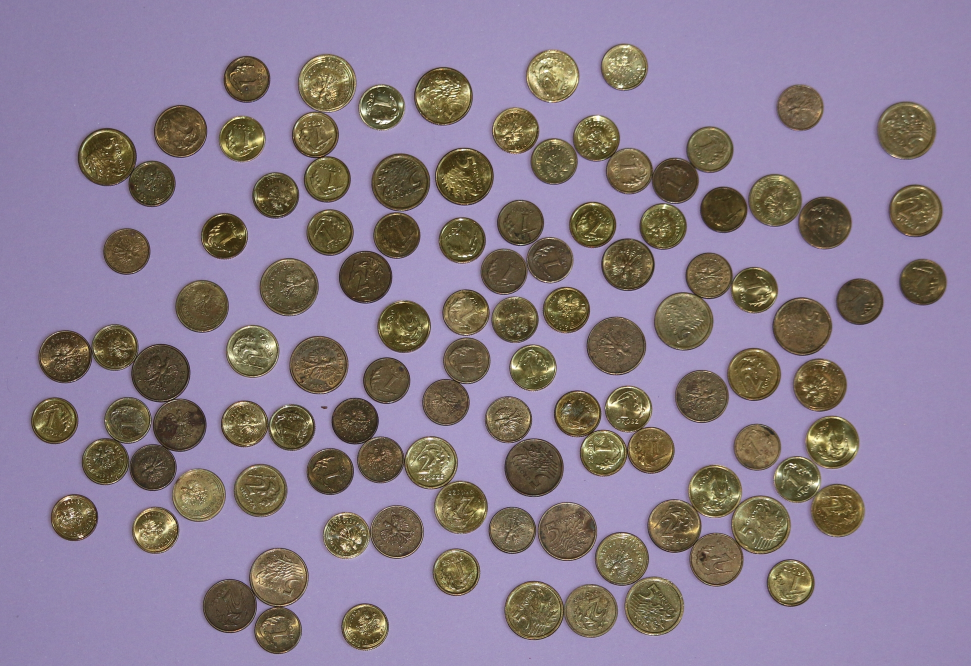
%> input picture Kolos/grosze_04.jpg, 1941 x 1332 px (shown at 1/2 size)
$ octave AiPOC_1_19_caly_3_nie_dziala.m   (GNU Octave 9; MATLAB toolbox functions it lacks are replaced by stand-ins)
%> lines starting %> are read from the running program, lines starting %| are printed output that depends on the picture; in (x1, y1, x2, y2) boxes, pixels count from 0 and x2, y2 are one past the last pixel; in counts of white or black regions, pixels touching at a corner belong together; the program's own positions count from 1
%20:42

close all; clear; clc;

a = imread('grosze_04.jpg');
%> a is the input picture: size 1332x1941x3 uint8; mean R, G, B 138.2, 124.8, 141.7
a_hsv = rgb2hsv(a);
%> a_hsv: size 1332x1941x3 double; mean H, S, V 0.526, 0.287, 0.611
bin = a_hsv(:, :, 1) < 0.4;
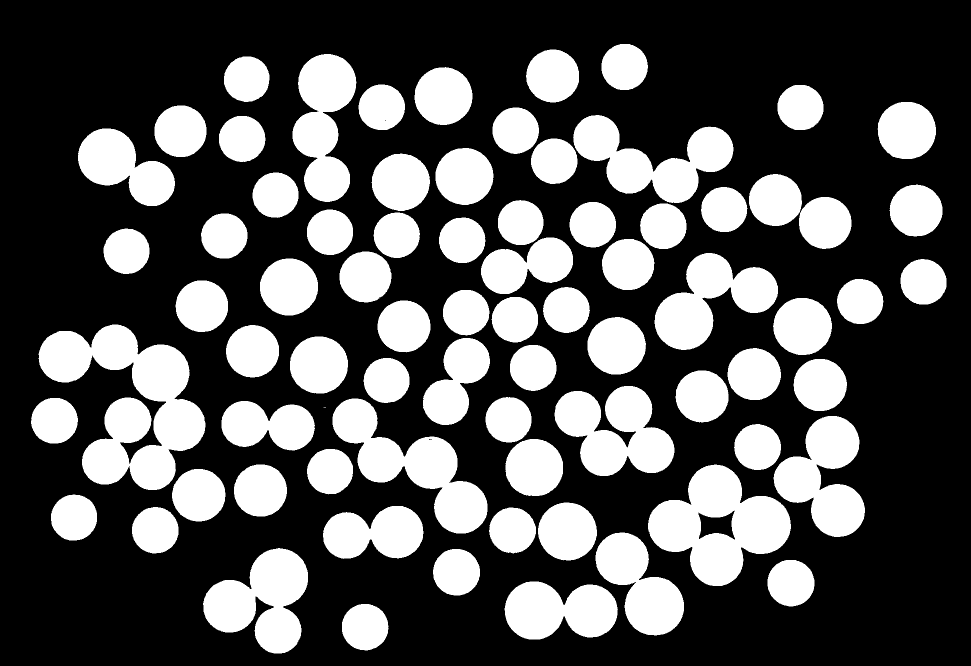
%> bin: size 1332x1941 logical (shown at 1/2 size); 32.8% white; 76 white regions (1 under 20 px), largest, box (x1, y1, x2, y2) and area: (77, 649, 411, 980) 54288, (1296, 929, 1582, 1172) 37632, (665, 797, 975, 1067) 30710
bin = medfilt2(bin, [3 3]);
%> bin: size 1332x1941 logical; 32.8% white; 75 white regions, largest, box (x1, y1, x2, y2) and area: (77, 649, 411, 980) 54300, (1296, 929, 1582, 1172) 37638, (665, 797, 975, 1067) 30724

SE = strel('disk', 15);
temp = imerode(bin, SE);
%> temp: size 1332x1941 logical; 16.8% white; 108 white regions, largest, box (x1, y1, x2, y2) and area: (1264, 1168, 1354, 1256) 6296, (1477, 1006, 1568, 1094) 6281, (1024, 1177, 1120, 1265) 6255
dist = bwdist(temp);
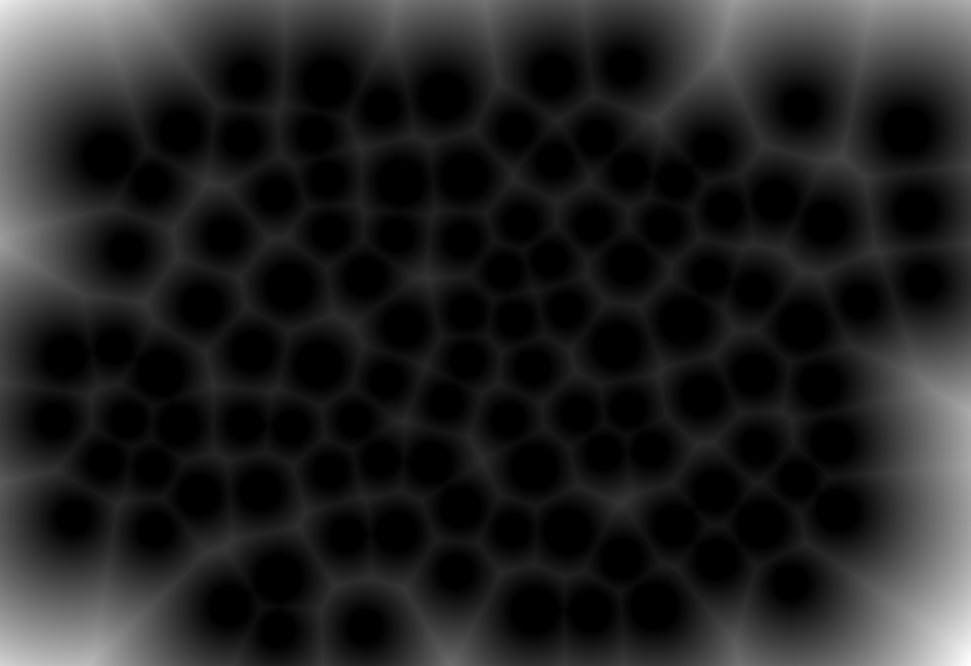
%> dist: size 1332x1941 single (shown at 1/2 size); min 0, max 362.3, mean 48.9; drawn with min black and max white
bin = bin & watershed(dist) > 0;
%> bin: size 1332x1941 logical; 32.8% white; 108 white regions, largest, box (x1, y1, x2, y2) and area: (1249, 1154, 1368, 1271) 10975, (1463, 992, 1582, 1108) 10880, (1009, 1163, 1128, 1279) 10864

[aseq, N] = bwlabel(bin);
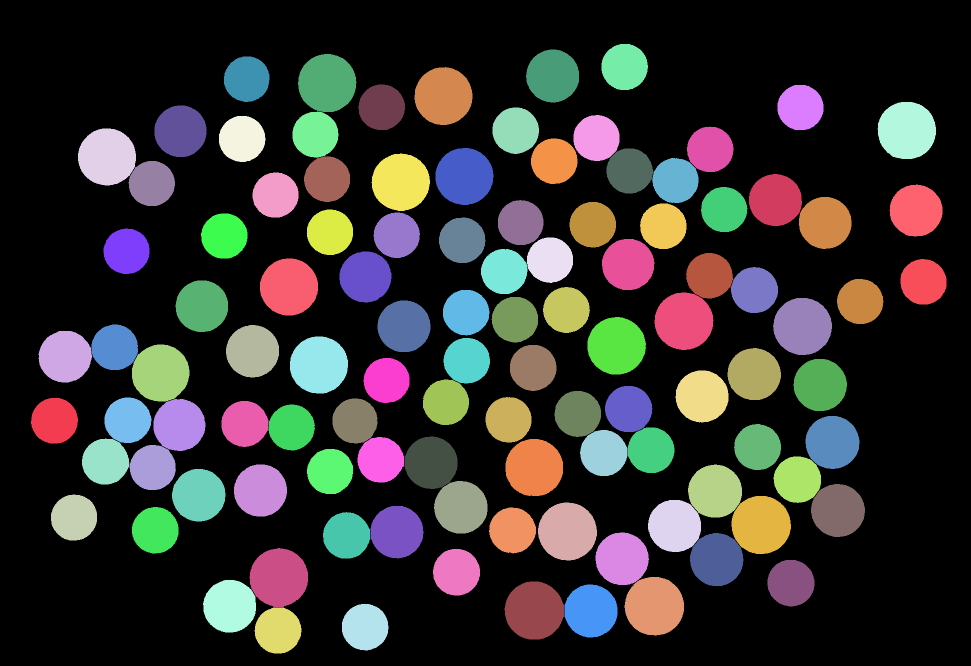
%> aseq: size 1332x1941 double (shown at 1/2 size); 109 distinct labels, from 0 to 108; one colour per label, 0 black
%> N = 108
pole = zeros(1, N);

for k = 1:N
    mask = aseq == k;
    pole(1, k) = bwarea(mask);
end
%> this loop made 108 passes
%> after the loop, pole = 108 values, max 10991.8 at index 80, min 6430.6 at index 36, mean 7865

[counts, edges] = histcounts(pole, 3);
%> counts = [62 28 18]; edges = [6430.6 7951 9471.4 10991.8]

wynik = counts(1) * 0.01 + counts(2) * 0.02 + counts(3) * 0.05;
%> wynik = 2.08
wynik
%> wynik = 2.08

result = bin;
for k = 1:N
    mask = aseq == k;

    if pole(k) > edges(1) && pole(k) < edges(2)
        result = imoverlay(result, bwperim(mask), 'g');
    end

    if pole(k) > edges(2) && pole(k) < edges(3)
        result = imoverlay(result, bwperim(mask), 'r');
    end

    if pole(k) > edges(3) && pole(k) < edges(4)
        result = imoverlay(result, bwperim(mask), 'b');
    end
end
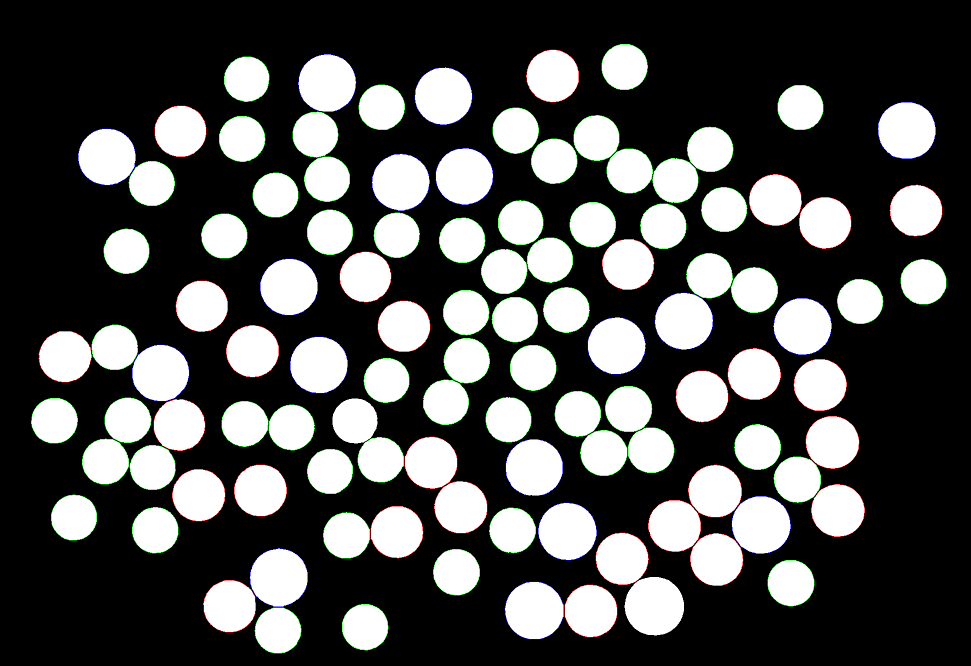
%> result: size 1332x1941x3 uint8 (shown at 1/2 size); mean R, G, B 81.5, 82.3, 81.2

% imshow(result)
subplot(121), imshow(a);
subplot(122), imshow(result);

%%
%22:10
close all; clear; clc;

a = zeros(240, 320, 3, 36, 'uint8');
SE = strel('square', 7);

fuksja = 255, 0 ,255;
result = a;

for k = 1:36
    if k < 13
        x = 120 - round(120 * sqrt(3)/2/12) * (k - 1);
        z = 220 - round(60/12) * k;

    elseif k >= 13 && k < 25
        x = 120 - round(120 * sqrt(3)/2) + round(120 * sqrt(3)/2/12) * (k - 12);
        z = 160 - round(60/12) * (k - 12);
    else
        z = 100 + round(120/12) * (k - 24);
    end

    a(x, z, 1, k) = round(255 - 255*(k)/36);
    a(x, z, 2, k) = round(255 - 255*(k)/36);
    a(x, z, 3, k) = round(255 - 255*(k)/36/16);

%     a(:, :, :, k) = imdilate(a(:, :, :, k), SE);

    if k > 1
        a(:, :, :, k) = a(:, :, :, k) + a(:, :, :, k - 1);
    end

    mask = a(:, :, 2, k) == 0;
    result(:, :, :, k) = imoverlay(a(:, :, :, k), mask, 'magenta');

end

implay(result)

%%
close all; clear; clc;

a = imread('figury_01.png');
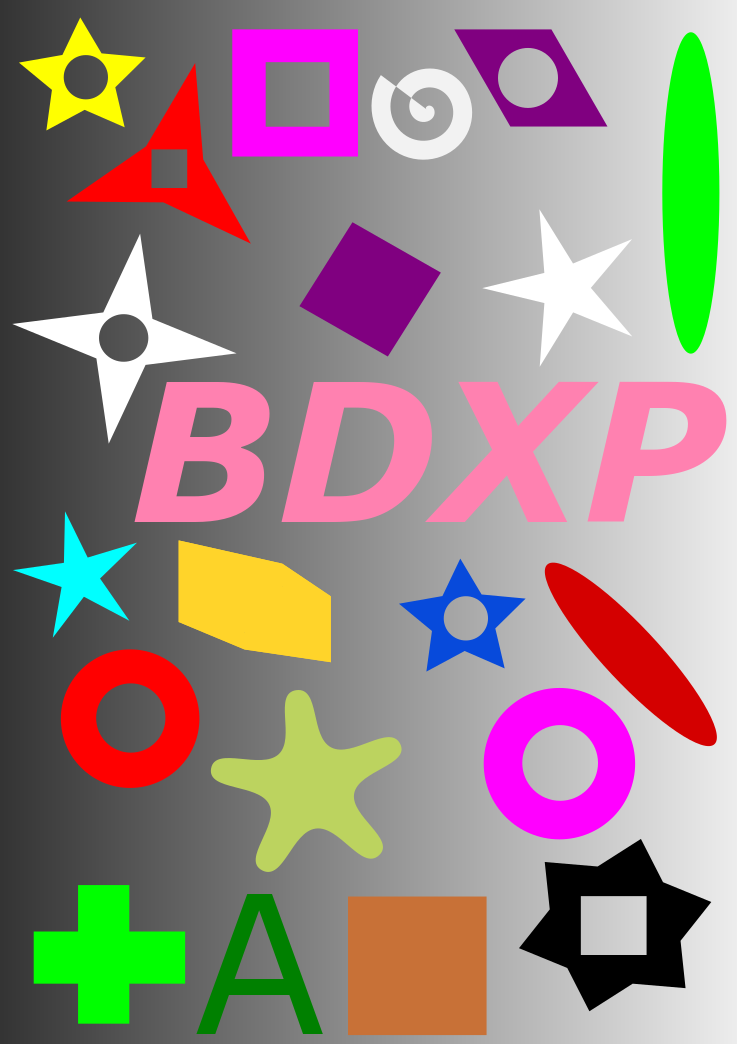
%> input picture Kolos/figury_01.png, 737 x 1044 px
%> a is the input picture: size 1044x737x3 uint8; mean R, G, B 153.6, 134.8, 131.7
bin1 = ~(a(:, :, 1) > 50 & a(:, :, 1) < 245);
%> bin1: size 1044x737 logical; 22.6% white; 18 white regions, largest, box (x1, y1, x2, y2) and area: (663, 33, 719, 353) 14213, (520, 839, 711, 1011) 14090, (484, 688, 635, 839) 13303
bin2 = ~(a(:, :, 2) > 50 & a(:, :, 2) < 245);
%> bin2: size 1044x737 logical; 17.5% white; 14 white regions, largest, box (x1, y1, x2, y2) and area: (663, 32, 719, 353) 14292, (520, 839, 711, 1011) 14090, (484, 688, 635, 839) 13364
bin3 = a(:, :, 1) == 188 & a(:, :, 2) == 211 & a(:, :, 3) == 95;
%> bin3: size 1044x737 logical; 1.8% white; 1 white region, box (x1, y1, x2, y2) and area: (211, 691, 401, 871) 13787
bin4 = a(:, :, 1) == 200 & a(:, :, 2) == 113 & a(:, :, 3) == 55;
%> bin4: size 1044x737 logical; 2.5% white; 1 white region, box (x1, y1, x2, y2) and area: (348, 897, 486, 1035) 19044
bin = bin1 + bin2 + bin3 + bin4;
%> bin: size 1044x737 double

imshow(bin)
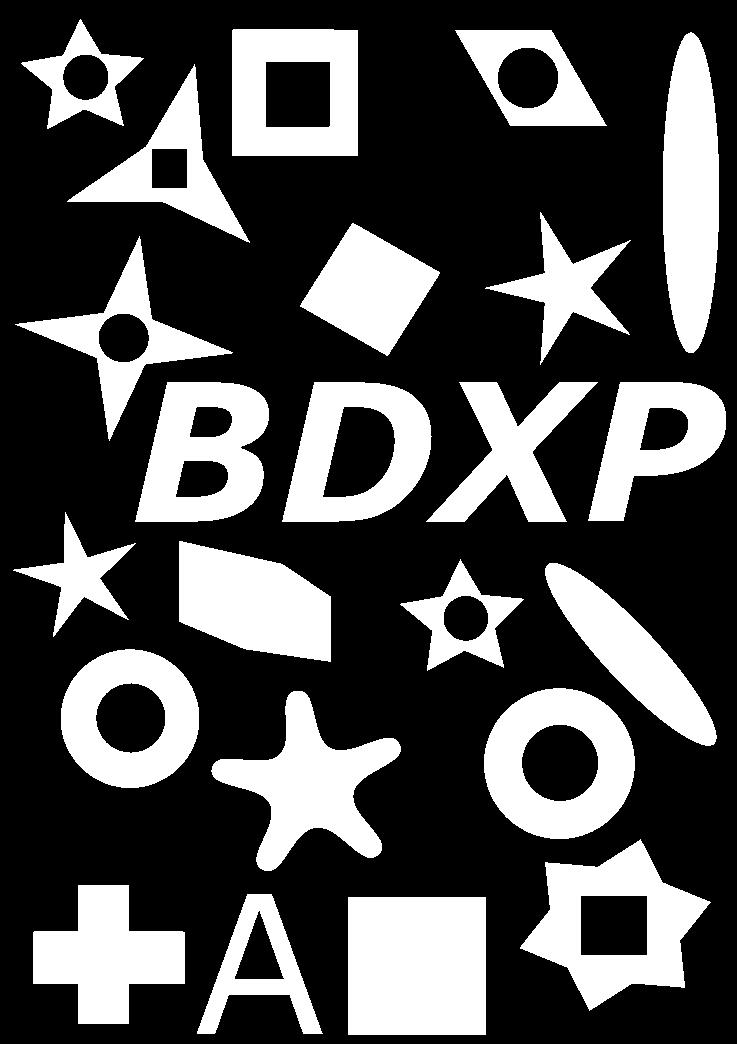
%> displayed picture: size 1044x737, on the screen's scale of 0 to 255; 30.6% white; 23 white regions, largest, box (x1, y1, x2, y2) and area: (348, 897, 486, 1035) 19044, (663, 32, 719, 353) 14292, (520, 839, 711, 1011) 14090
%%
close all; clear; clc;

%> (the run ends here)
